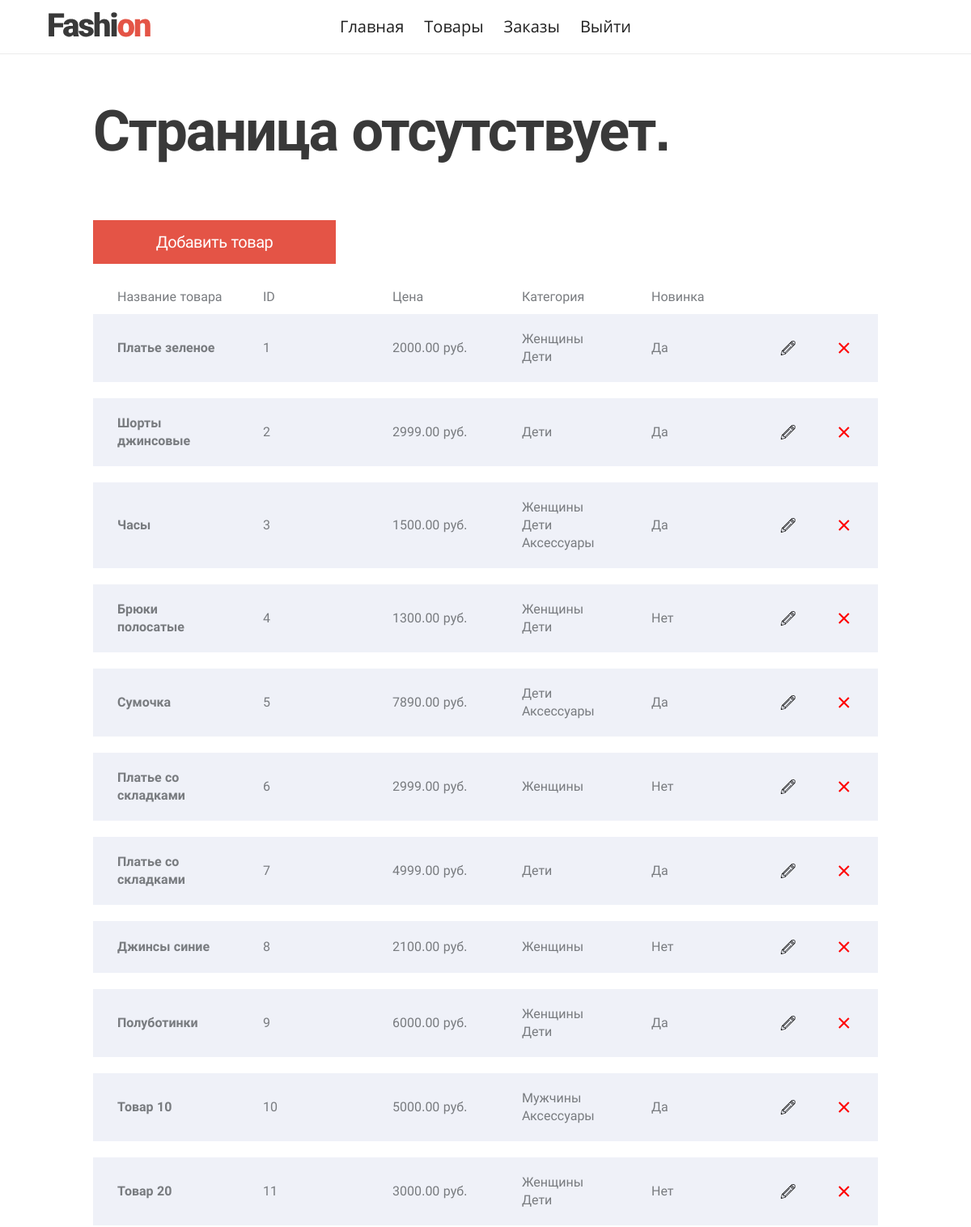
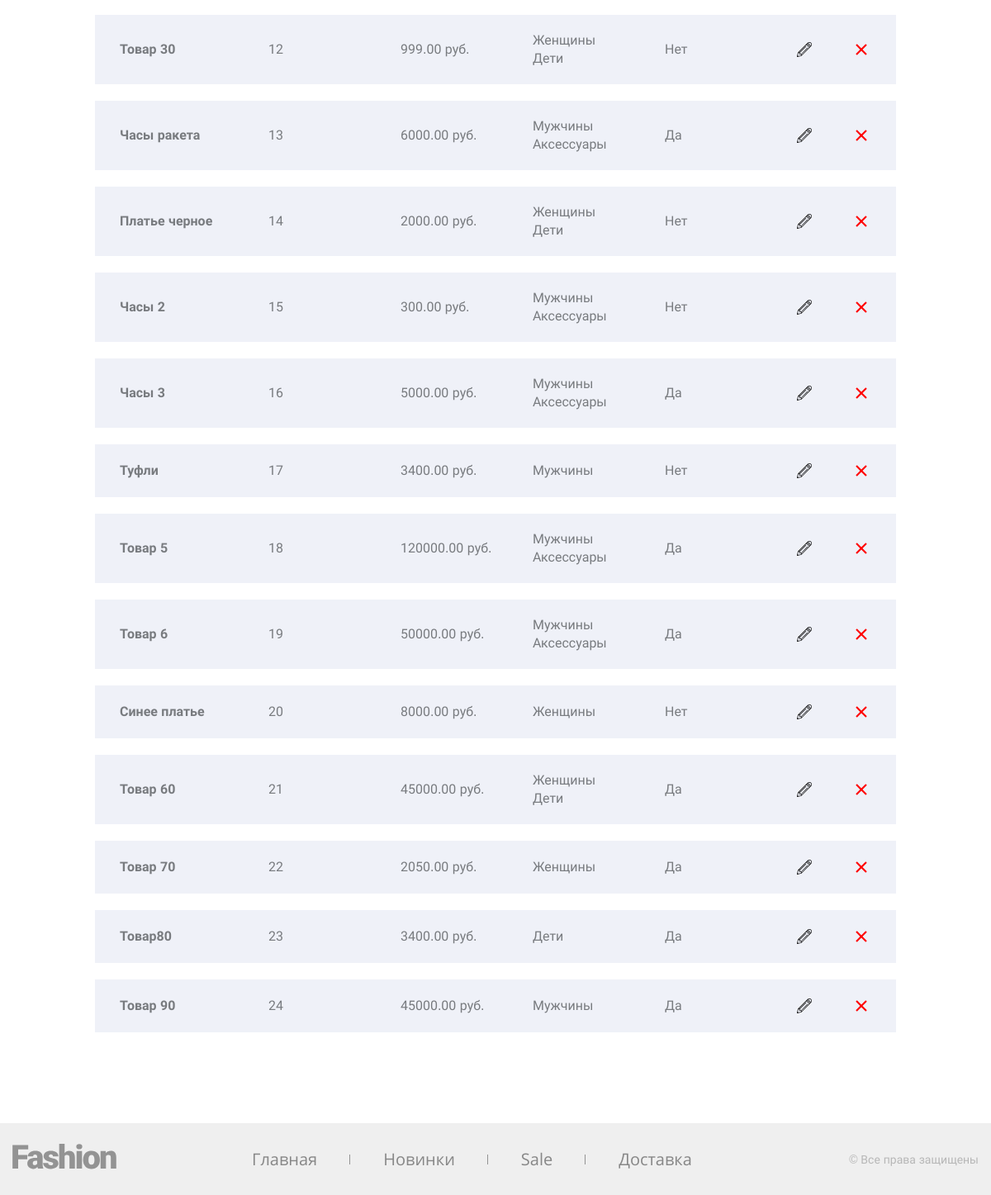
The page /products/index.php (signed in) on the database its author committed (2 pictures, top to bottom).
### tables this page shows
CREATE TABLE `products` (
  `id` int NOT NULL,
  `name` varchar(50) NOT NULL,
  `price` decimal(12,2) NOT NULL,
  `active` tinyint(1) NOT NULL DEFAULT '1',
  `img` varchar(255) NOT NULL,
  `novelty` tinyint(1) NOT NULL,
  `sale` tinyint(1) NOT NULL
);

CREATE TABLE `categories` (
  `id` int NOT NULL,
  `title` varchar(50) NOT NULL,
  `value` varchar(50) NOT NULL
);

### lib/lib.php (called while the page is built, shortened)
<?php
$adminMenu = [
    [
        'title' => 'Главная',
        'path' => '/'
    ],
    [
        'title' => 'Товары',
        'path' => '/products/',
        'namePage' => 'Товары'
    ],
    [
        'title' => 'Заказы',
        'path' => '/orders/',
        'namePage' => 'Список заказов'
    ],
    [
        'title' => 'Выйти',
        'path' => '/admin/auth_exit.php'
    ],
    [
        'title' => '',
        'path' => '/add/',
        'namePage' => 'Добавление товара'
    ]
];

### helpers/helper.php (called while the page is built, shortened)
<?php
function showHeader($menuList) {
    include $_SERVER['DOCUMENT_ROOT'] . '/templates/header.php';
}
function showFooter($menuList) {
    include $_SERVER['DOCUMENT_ROOT'] . '/templates/footer.php';
}
function showMenu (array $array, string $classUl)
{
    include $_SERVER['DOCUMENT_ROOT'] . '/templates/main_menu.php';
}
function isCurrentUrl($url){
    return parse_url($_SERVER['REQUEST_URI'], PHP_URL_PATH) == $url;
}
function getTitleArrayThroughPath(array $array)
{
    return 'Страница отсутствует.';
}

### helpers/bd.php (called while the page is built, shortened)
<?php
function getConnection() : object
{
    $bdHost = 'localhost';
    $bdLogin = 'root';
    $bdPassword = 'root';
    $bdName = 'prod';
    static $bd;
    if (empty($bd)) {
        $bd = mysqli_connect($bdHost, $bdLogin, $bdPassword, $bdName);
    }
    return $bd;
}
function getProducts() : array
{
    if (!isset($_SESSION['products']) && !isset($_GET['category'])) {
        $result = mysqli_query(getConnection(), "SELECT * FROM `products` WHERE `active` = 1");
        $products = mysqli_fetch_all($result, MYSQLI_ASSOC);
    }
    if (!empty($products)) {
        foreach ($products as $key => $product) {
            $id = $product['id'];
            $result = mysqli_query(getConnection(), "
                SELECT `c`.*
                FROM `categories` AS `c`, `products_categories`
                WHERE `products_id` = '$id' AND `categories_id` = `id`
            ");
            $products[$key]['categories'] = mysqli_fetch_all($result, MYSQLI_ASSOC);
        }
    }
    return $_SESSION['products'];
}

### products/index.php (the view, shortened to what this page needs)
<?php
include $_SERVER['DOCUMENT_ROOT'] . '/helpers/start.php';
$productsList = getProducts();
?>
<main class="page-products">
    <h1 class="h h--1"><?=getTitleArrayThroughPath($adminMenu)?></h1>
    <a class="page-products__button button" href="/add/">Добавить товар</a>
    <div class="page-products__header">
        <span class="page-products__header-field">Название товара</span>
        <span class="page-products__header-field">ID</span>
        <span class="page-products__header-field">Цена</span>
        <span class="page-products__header-field">Категория</span>
        <span class="page-products__header-field">Новинка</span>
    </div>
    <ul class="page-products__list">
        <?php
            foreach ($productsList as $product) {
                $prodCategories = '';
                foreach ($product['categories'] as $category) {
                    $prodCategories .= $category['title'] . '<br/>';
                }
            ?>
            <li class="product-item page-products__item">
                <b class="product-item__name"><?=$product['name']?></b>
                <span class="product-item__field js-productId"><?=$product['id']?></span>
                <span class="product-item__field"><?=$product['price']?> руб.</span>
                <span class="product-item__field"><?=$prodCategories?></span>
                <span class="product-item__field"><?=$product['novelty'] == '1' ? 'Да' : 'Нет'?></span>
                <a href="/add/?id=<?=$product['id']?>" class="product-item__edit" aria-label="Редактировать"></a>
                <button class="product-item__delete"></button>
            </li>
            <?php } ?>
    </ul>
</main>

### rows shown on the page
products: name "Платье зеленое", id "1", price "2000.00", novelty "Да"
categories: title "Женщины"
categories: title "Дети"
products: name "Шорты джинсовые", id "2", price "2999.00", novelty "Да"
products: name "Часы", id "3", price "1500.00", novelty "Да"
categories: title "Аксессуары"
products: name "Брюки полосатые", id "4", price "1300.00", novelty "Нет"
products: name "Сумочка", id "5", price "7890.00", novelty "Да"
products: name "Платье со складками", id "6", price "2999.00", novelty "Нет"
products: name "Платье со складками", id "7", price "4999.00", novelty "Да"
products: name "Джинсы синие", id "8", price "2100.00", novelty "Нет"
products: name "Полуботинки", id "9", price "6000.00", novelty "Да"
products: name "Товар 10", id "10", price "5000.00", novelty "Да"
categories: title "Мужчины"
products: name "Товар 20", id "11", price "3000.00", novelty "Нет"
products: name "Товар 30", id "12", price "999.00", novelty "Нет"
products: name "Часы ракета", id "13", price "6000.00", novelty "Да"
products: name "Платье черное", id "14", price "2000.00", novelty "Нет"
products: name "Часы 2", id "15", price "300.00", novelty "Нет"
products: name "Часы 3", id "16", price "5000.00", novelty "Да"
products: name "Туфли", id "17", price "3400.00", novelty "Нет"
products: name "Товар 5", id "18", price "120000.00", novelty "Да"
products: name "Товар 6", id "19", price "50000.00", novelty "Да"
products: name "Синее платье", id "20", price "8000.00", novelty "Нет"
products: name "Товар 60", id "21", price "45000.00", novelty "Да"
products: name "Товар 70", id "22", price "2050.00", novelty "Да"
products: name "Товар80", id "23", price "3400.00", novelty "Да"
products: name "Товар 90", id "24", price "45000.00", novelty "Да"

### other values the page prints
$itemMenu['title'] "Главная"
$itemMenu['title'] "Товары"
$itemMenu['title'] "Заказы"
$itemMenu['title'] "Выйти"
getTitleArrayThroughPath($adminMenu) "Страница отсутствует."
$itemMenu['title'] "Новинки"
$itemMenu['title'] "Sale"
$itemMenu['title'] "Доставка"
